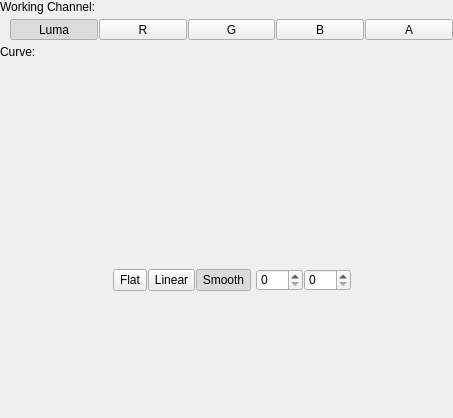
<?xml version="1.0" encoding="UTF-8"?>
<ui version="4.0">
 <class>FilterWidget</class>
 <widget class="QWidget" name="FilterWidget">
  <property name="geometry">
   <rect>
    <x>0</x>
    <y>0</y>
    <width>453</width>
    <height>418</height>
   </rect>
  </property>
  <property name="windowTitle">
   <string>Form</string>
  </property>
  <property name="styleSheet">
   <string notr="true">#mButtonInterpolationModeFlat, #mButtonInterpolationModeLinear, #mButtonInterpolationModeSmooth
{
	padding: 1px;
}</string>
  </property>
  <layout class="QVBoxLayout" name="verticalLayout" stretch="0,0,0,0,1">
   <property name="spacing">
    <number>5</number>
   </property>
   <property name="leftMargin">
    <number>0</number>
   </property>
   <property name="topMargin">
    <number>0</number>
   </property>
   <property name="rightMargin">
    <number>0</number>
   </property>
   <property name="bottomMargin">
    <number>0</number>
   </property>
   <item>
    <widget class="QLabel" name="label">
     <property name="text">
      <string>Working Channel:</string>
     </property>
    </widget>
   </item>
   <item>
    <layout class="QHBoxLayout" name="horizontalLayout">
     <property name="spacing">
      <number>1</number>
     </property>
     <property name="leftMargin">
      <number>10</number>
     </property>
     <item>
      <widget class="QToolButton" name="mButtonWorkingChannelLuma">
       <property name="sizePolicy">
        <sizepolicy hsizetype="Expanding" vsizetype="Fixed">
         <horstretch>0</horstretch>
         <verstretch>0</verstretch>
        </sizepolicy>
       </property>
       <property name="text">
        <string>Luma</string>
       </property>
       <property name="checkable">
        <bool>true</bool>
       </property>
       <property name="checked">
        <bool>true</bool>
       </property>
       <property name="autoExclusive">
        <bool>true</bool>
       </property>
       <property name="class" stdset="0">
        <string>cFlatOptionButton</string>
       </property>
       <attribute name="buttonGroup">
        <string notr="true">buttonGroup</string>
       </attribute>
      </widget>
     </item>
     <item>
      <widget class="QToolButton" name="mButtonWorkingChannelRed">
       <property name="sizePolicy">
        <sizepolicy hsizetype="Expanding" vsizetype="Fixed">
         <horstretch>0</horstretch>
         <verstretch>0</verstretch>
        </sizepolicy>
       </property>
       <property name="text">
        <string>R</string>
       </property>
       <property name="checkable">
        <bool>true</bool>
       </property>
       <property name="autoExclusive">
        <bool>true</bool>
       </property>
       <property name="class" stdset="0">
        <string>cFlatOptionButton</string>
       </property>
       <attribute name="buttonGroup">
        <string notr="true">buttonGroup</string>
       </attribute>
      </widget>
     </item>
     <item>
      <widget class="QToolButton" name="mButtonWorkingChannelGreen">
       <property name="sizePolicy">
        <sizepolicy hsizetype="Expanding" vsizetype="Fixed">
         <horstretch>0</horstretch>
         <verstretch>0</verstretch>
        </sizepolicy>
       </property>
       <property name="text">
        <string>G</string>
       </property>
       <property name="checkable">
        <bool>true</bool>
       </property>
       <property name="autoExclusive">
        <bool>true</bool>
       </property>
       <property name="class" stdset="0">
        <string>cFlatOptionButton</string>
       </property>
       <attribute name="buttonGroup">
        <string notr="true">buttonGroup</string>
       </attribute>
      </widget>
     </item>
     <item>
      <widget class="QToolButton" name="mButtonWorkingChannelBlue">
       <property name="sizePolicy">
        <sizepolicy hsizetype="Expanding" vsizetype="Fixed">
         <horstretch>0</horstretch>
         <verstretch>0</verstretch>
        </sizepolicy>
       </property>
       <property name="text">
        <string>B</string>
       </property>
       <property name="checkable">
        <bool>true</bool>
       </property>
       <property name="autoExclusive">
        <bool>true</bool>
       </property>
       <property name="class" stdset="0">
        <string>cFlatOptionButton</string>
       </property>
       <attribute name="buttonGroup">
        <string notr="true">buttonGroup</string>
       </attribute>
      </widget>
     </item>
     <item>
      <widget class="QToolButton" name="mButtonWorkingChannelAlpha">
       <property name="sizePolicy">
        <sizepolicy hsizetype="Expanding" vsizetype="Fixed">
         <horstretch>0</horstretch>
         <verstretch>0</verstretch>
        </sizepolicy>
       </property>
       <property name="text">
        <string>A</string>
       </property>
       <property name="checkable">
        <bool>true</bool>
       </property>
       <property name="autoExclusive">
        <bool>true</bool>
       </property>
       <property name="class" stdset="0">
        <string>cFlatOptionButton</string>
       </property>
       <attribute name="buttonGroup">
        <string notr="true">buttonGroup</string>
       </attribute>
      </widget>
     </item>
    </layout>
   </item>
   <item>
    <widget class="QLabel" name="label_3">
     <property name="text">
      <string>Curve:</string>
     </property>
    </widget>
   </item>
   <item>
    <layout class="QHBoxLayout" name="horizontalLayout_2">
     <property name="spacing">
      <number>0</number>
     </property>
     <item>
      <spacer name="horizontalSpacer">
       <property name="orientation">
        <enum>Qt::Horizontal</enum>
       </property>
       <property name="sizeHint" stdset="0">
        <size>
         <width>40</width>
         <height>20</height>
        </size>
       </property>
      </spacer>
     </item>
     <item>
      <layout class="QVBoxLayout" name="verticalLayout_2">
       <property name="spacing">
        <number>5</number>
       </property>
       <item>
        <layout class="QHBoxLayout" name="mLayoutCurves">
         <property name="spacing">
          <number>0</number>
         </property>
         <property name="leftMargin">
          <number>10</number>
         </property>
         <item>
          <widget class="ibp::widgets::Curves" name="mWidgetCurves" native="true">
           <property name="minimumSize">
            <size>
             <width>200</width>
             <height>200</height>
            </size>
           </property>
           <property name="maximumSize">
            <size>
             <width>200</width>
             <height>200</height>
            </size>
           </property>
          </widget>
         </item>
        </layout>
       </item>
       <item>
        <layout class="QHBoxLayout" name="horizontalLayout_4" stretch="0,1,0">
         <property name="spacing">
          <number>0</number>
         </property>
         <property name="leftMargin">
          <number>10</number>
         </property>
         <item>
          <layout class="QHBoxLayout" name="horizontalLayout_3">
           <property name="spacing">
            <number>1</number>
           </property>
           <item>
            <widget class="QToolButton" name="mButtonInterpolationModeFlat">
             <property name="sizePolicy">
              <sizepolicy hsizetype="Preferred" vsizetype="Preferred">
               <horstretch>0</horstretch>
               <verstretch>0</verstretch>
              </sizepolicy>
             </property>
             <property name="toolTip">
              <string>Use flat interpolation</string>
             </property>
             <property name="text">
              <string>Flat</string>
             </property>
             <property name="icon">
              <iconset>
               <normaloff>:/ibp/icons/interpolationFlat</normaloff>:/ibp/icons/interpolationFlat</iconset>
             </property>
             <property name="checkable">
              <bool>true</bool>
             </property>
             <property name="autoExclusive">
              <bool>true</bool>
             </property>
             <property name="class" stdset="0">
              <string>cFlatOptionButton</string>
             </property>
             <attribute name="buttonGroup">
              <string notr="true">buttonGroup_2</string>
             </attribute>
            </widget>
           </item>
           <item>
            <widget class="QToolButton" name="mButtonInterpolationModeLinear">
             <property name="sizePolicy">
              <sizepolicy hsizetype="Preferred" vsizetype="Preferred">
               <horstretch>0</horstretch>
               <verstretch>0</verstretch>
              </sizepolicy>
             </property>
             <property name="toolTip">
              <string>Use linear interpolation</string>
             </property>
             <property name="text">
              <string>Linear</string>
             </property>
             <property name="icon">
              <iconset>
               <normaloff>:/ibp/icons/interpolationLinear</normaloff>:/ibp/icons/interpolationLinear</iconset>
             </property>
             <property name="checkable">
              <bool>true</bool>
             </property>
             <property name="autoExclusive">
              <bool>true</bool>
             </property>
             <property name="class" stdset="0">
              <string>cFlatOptionButton</string>
             </property>
             <attribute name="buttonGroup">
              <string notr="true">buttonGroup_2</string>
             </attribute>
            </widget>
           </item>
           <item>
            <widget class="QToolButton" name="mButtonInterpolationModeSmooth">
             <property name="sizePolicy">
              <sizepolicy hsizetype="Preferred" vsizetype="Preferred">
               <horstretch>0</horstretch>
               <verstretch>0</verstretch>
              </sizepolicy>
             </property>
             <property name="toolTip">
              <string>Use smooth interpolation</string>
             </property>
             <property name="text">
              <string>Smooth</string>
             </property>
             <property name="icon">
              <iconset>
               <normaloff>:/ibp/icons/interpolationSmooth</normaloff>:/ibp/icons/interpolationSmooth</iconset>
             </property>
             <property name="checkable">
              <bool>true</bool>
             </property>
             <property name="checked">
              <bool>true</bool>
             </property>
             <property name="autoExclusive">
              <bool>true</bool>
             </property>
             <property name="class" stdset="0">
              <string>cFlatOptionButton</string>
             </property>
             <attribute name="buttonGroup">
              <string notr="true">buttonGroup_2</string>
             </attribute>
            </widget>
           </item>
          </layout>
         </item>
         <item>
          <spacer name="horizontalSpacer_3">
           <property name="orientation">
            <enum>Qt::Horizontal</enum>
           </property>
           <property name="sizeHint" stdset="0">
            <size>
             <width>5</width>
             <height>0</height>
            </size>
           </property>
          </spacer>
         </item>
         <item>
          <widget class="QWidget" name="mWidgetContainerSpins" native="true">
           <layout class="QHBoxLayout" name="horizontalLayout_5">
            <property name="spacing">
             <number>1</number>
            </property>
            <property name="leftMargin">
             <number>0</number>
            </property>
            <property name="topMargin">
             <number>0</number>
            </property>
            <property name="rightMargin">
             <number>0</number>
            </property>
            <property name="bottomMargin">
             <number>0</number>
            </property>
            <item>
             <widget class="QDoubleSpinBox" name="mSpinInputValue">
              <property name="sizePolicy">
               <sizepolicy hsizetype="Preferred" vsizetype="Preferred">
                <horstretch>0</horstretch>
                <verstretch>0</verstretch>
               </sizepolicy>
              </property>
              <property name="toolTip">
               <string>Input value</string>
              </property>
              <property name="decimals">
               <number>0</number>
              </property>
              <property name="maximum">
               <double>255.000000000000000</double>
              </property>
             </widget>
            </item>
            <item>
             <widget class="QDoubleSpinBox" name="mSpinOutputValue">
              <property name="sizePolicy">
               <sizepolicy hsizetype="Preferred" vsizetype="Preferred">
                <horstretch>0</horstretch>
                <verstretch>0</verstretch>
               </sizepolicy>
              </property>
              <property name="toolTip">
               <string>Output value</string>
              </property>
              <property name="decimals">
               <number>0</number>
              </property>
              <property name="maximum">
               <double>255.000000000000000</double>
              </property>
             </widget>
            </item>
           </layout>
          </widget>
         </item>
        </layout>
       </item>
      </layout>
     </item>
     <item>
      <spacer name="horizontalSpacer_2">
       <property name="orientation">
        <enum>Qt::Horizontal</enum>
       </property>
       <property name="sizeHint" stdset="0">
        <size>
         <width>40</width>
         <height>20</height>
        </size>
       </property>
      </spacer>
     </item>
    </layout>
   </item>
   <item>
    <spacer name="verticalSpacer">
     <property name="orientation">
      <enum>Qt::Vertical</enum>
     </property>
     <property name="sizeHint" stdset="0">
      <size>
       <width>0</width>
       <height>0</height>
      </size>
     </property>
    </spacer>
   </item>
  </layout>
 </widget>
 <customwidgets>
  <customwidget>
   <class>ibp::widgets::Curves</class>
   <extends>QWidget</extends>
   <header>curves.h</header>
   <container>1</container>
  </customwidget>
 </customwidgets>
 <resources/>
 <connections/>
 <buttongroups>
  <buttongroup name="buttonGroup"/>
  <buttongroup name="buttonGroup_2"/>
 </buttongroups>
</ui>
